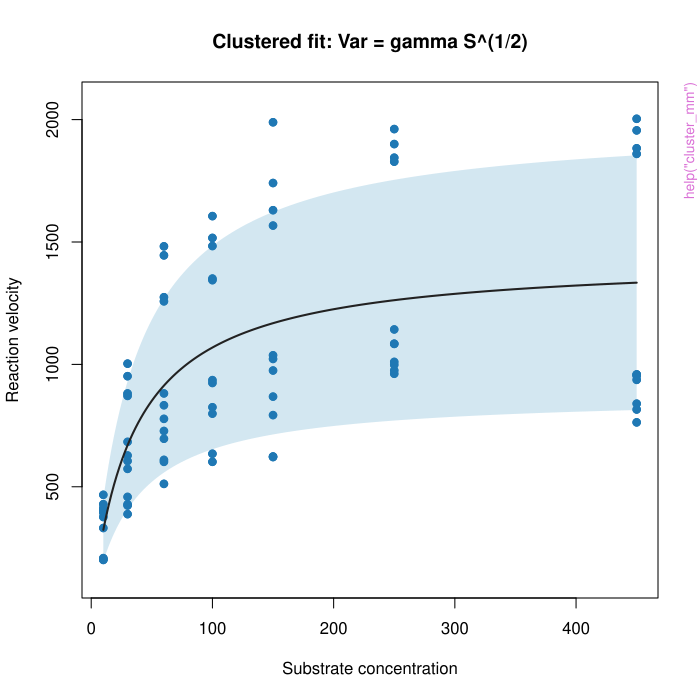

Write R code to recreate this figure.
pkgname <- "inferMM"
source(file.path(R.home("share"), "R", "examples-header.R"))
options(warn = 1)
base::assign(".ExTimings", "inferMM-Ex.timings", pos = 'CheckExEnv')
base::cat("name\tuser\tsystem\telapsed\n", file=base::get(".ExTimings", pos = 'CheckExEnv'))
base::assign(".format_ptime",
function(x) {
  if(!is.na(x[4L])) x[1L] <- x[1L] + x[4L]
  if(!is.na(x[5L])) x[2L] <- x[2L] + x[5L]
  options(OutDec = '.')
  format(x[1L:3L], digits = 7L)
},
pos = 'CheckExEnv')

### * </HEADER>
library('inferMM')

base::assign(".oldSearch", base::search(), pos = 'CheckExEnv')
base::assign(".old_wd", base::getwd(), pos = 'CheckExEnv')
cleanEx()
nameEx("alves_demo")
### * alves_demo

flush(stderr()); flush(stdout())

base::assign(".ptime", proc.time(), pos = "CheckExEnv")
### Name: alves_demo
### Title: Subset of the Alves Soil Enzyme Kinetics Data
### Aliases: alves_demo

### ** Examples

head(alves_demo)
table(alves_demo$enzyme)



base::assign(".dptime", (proc.time() - get(".ptime", pos = "CheckExEnv")), pos = "CheckExEnv")
base::cat("alves_demo", base::get(".format_ptime", pos = 'CheckExEnv')(get(".dptime", pos = "CheckExEnv")), "\n", file=base::get(".ExTimings", pos = 'CheckExEnv'), append=TRUE, sep="\t")
cleanEx()
nameEx("cluster_mm")
### * cluster_mm

flush(stderr()); flush(stdout())

base::assign(".ptime", proc.time(), pos = "CheckExEnv")
### Name: cluster_mm
### Title: Fit a Cluster-Aware Michaelis-Menten Model
### Aliases: cluster_mm coef.cluster_mm confint.cluster_mm plot.cluster_mm
###   predict.cluster_mm print.cluster_mm summary.cluster_mm
###   print.summary.cluster_mm vcov.cluster_mm

### ** Examples

cluster_fit <- cluster_mm(
  data = subset(alves_demo, enzyme == "BG"),
  s = "substrate_conc",
  v = "activity",
  cluster = "core",
  variance = "sqrt"
)

coef(cluster_fit)
summary(cluster_fit)
confint(cluster_fit)
head(
  predict(
    cluster_fit,
    newdata = seq(0, 700, length.out = 6),
    interval = "confidence"
  )
)

## No test: 
plot(cluster_fit, interval_type = "confidence")
report_mm(cluster_fit, interval_type = "confidence")
## End(No test)



base::assign(".dptime", (proc.time() - get(".ptime", pos = "CheckExEnv")), pos = "CheckExEnv")
base::cat("cluster_mm", base::get(".format_ptime", pos = 'CheckExEnv')(get(".dptime", pos = "CheckExEnv")), "\n", file=base::get(".ExTimings", pos = 'CheckExEnv'), append=TRUE, sep="\t")
cleanEx()
nameEx("fit_mm")
### * fit_mm

flush(stderr()); flush(stdout())

base::assign(".ptime", proc.time(), pos = "CheckExEnv")
### Name: fit_mm
### Title: Fit a Variance-Aware Michaelis-Menten Model
### Aliases: fit_mm coef.fit_mm confint.fit_mm plot.fit_mm predict.fit_mm
###   print.fit_mm summary.fit_mm print.summary.fit_mm vcov.fit_mm

### ** Examples

one_curve <- subset(sdl_demo, enzyme == "1111")

fit <- fit_mm(
  x = one_curve$s_uM,
  y = one_curve$v_uM_per_min,
  variance = "sqrt"
)

fit_power <- fit_mm(
  x = one_curve$s_uM,
  y = one_curve$v_uM_per_min,
  variance = "power",
  power = 0.4
)

fit_auto <- fit_mm(
  x = one_curve$s_uM,
  y = one_curve$v_uM_per_min,
  variance = "auto",
  power_selection = "quasi_aic"
)

coef(fit)
confint(fit)
set.seed(1)
confint(
  fit,
  method = "bootstrap",
  B = 99,
  bootstrap_ci = "studentized",
  wild_weights = "mammen"
)
head(predict(fit, newdata = seq(0, 80, length.out = 6), interval = "prediction"))

## No test: 
plot(fit)
report_mm(fit, interval_type = "confidence")
## End(No test)



base::assign(".dptime", (proc.time() - get(".ptime", pos = "CheckExEnv")), pos = "CheckExEnv")
base::cat("fit_mm", base::get(".format_ptime", pos = 'CheckExEnv')(get(".dptime", pos = "CheckExEnv")), "\n", file=base::get(".ExTimings", pos = 'CheckExEnv'), append=TRUE, sep="\t")
cleanEx()
nameEx("group_mm")
### * group_mm

flush(stderr()); flush(stdout())

base::assign(".ptime", proc.time(), pos = "CheckExEnv")
### Name: group_mm
### Title: Fit Multiple Michaelis-Menten Curves by Group
### Aliases: group_mm plot.group_mm print.group_mm

### ** Examples

grouped <- group_mm(
  data = sdl_demo,
  s = "s_uM",
  v = "v_uM_per_min",
  groups = "enzyme",
  variance_models = c("constant", "sqrt"),
  power_values = 0.4,
  include_auto = TRUE,
  quiet = TRUE
)

grouped
head(
  grouped$comparison$best_by_group[
    ,
    c("group_label", "model", "selected_model", "quasi_aic", "quasi_bic", "rmse")
  ]
)

plot(grouped, interval_type = "confidence")



base::assign(".dptime", (proc.time() - get(".ptime", pos = "CheckExEnv")), pos = "CheckExEnv")
base::cat("group_mm", base::get(".format_ptime", pos = 'CheckExEnv')(get(".dptime", pos = "CheckExEnv")), "\n", file=base::get(".ExTimings", pos = 'CheckExEnv'), append=TRUE, sep="\t")
cleanEx()
nameEx("report_mm")
### * report_mm

flush(stderr()); flush(stdout())

base::assign(".ptime", proc.time(), pos = "CheckExEnv")
### Name: report_mm
### Title: Print and Plot a Michaelis-Menten Fit
### Aliases: report_mm

### ** Examples

one_curve <- subset(sdl_demo, enzyme == "1111")
fit <- fit_mm(
  x = one_curve$s_uM,
  y = one_curve$v_uM_per_min,
  variance = "sqrt"
)

## No test: 
report_mm(fit, interval_type = "confidence")
set.seed(1)
report_mm(
  fit,
  method = "bootstrap",
  B = 99,
  bootstrap_ci = "studentized",
  wild_weights = "mammen",
  interval_type = "confidence"
)

cluster_fit <- cluster_mm(
  data = subset(alves_demo, enzyme == "BG"),
  s = "substrate_conc",
  v = "activity",
  cluster = "core",
  variance = "sqrt"
)
report_mm(cluster_fit, interval_type = "confidence")
## End(No test)



base::assign(".dptime", (proc.time() - get(".ptime", pos = "CheckExEnv")), pos = "CheckExEnv")
base::cat("report_mm", base::get(".format_ptime", pos = 'CheckExEnv')(get(".dptime", pos = "CheckExEnv")), "\n", file=base::get(".ExTimings", pos = 'CheckExEnv'), append=TRUE, sep="\t")
cleanEx()
nameEx("screen_mm")
### * screen_mm

flush(stderr()); flush(stdout())

base::assign(".ptime", proc.time(), pos = "CheckExEnv")
### Name: screen_mm
### Title: Screen Working Variance Models
### Aliases: screen_mm print.screen_mm

### ** Examples

one_curve <- subset(sdl_demo, enzyme == "1111")
screen <- screen_mm(
  x = one_curve$s_uM,
  y = one_curve$v_uM_per_min,
  power_values = c(0.4, 0.6),
  include_auto = TRUE,
  quiet = TRUE
)

screen$table[, c("model", "selected_model", "quasi_aic", "quasi_bic", "rmse")]



base::assign(".dptime", (proc.time() - get(".ptime", pos = "CheckExEnv")), pos = "CheckExEnv")
base::cat("screen_mm", base::get(".format_ptime", pos = 'CheckExEnv')(get(".dptime", pos = "CheckExEnv")), "\n", file=base::get(".ExTimings", pos = 'CheckExEnv'), append=TRUE, sep="\t")
cleanEx()
nameEx("sdl_demo")
### * sdl_demo

flush(stderr()); flush(stdout())

base::assign(".ptime", proc.time(), pos = "CheckExEnv")
### Name: sdl_demo
### Title: Self-Driving Laboratory Michaelis-Menten Demo Data
### Aliases: sdl_demo

### ** Examples

head(sdl_demo)
table(sdl_demo$enzyme)



base::assign(".dptime", (proc.time() - get(".ptime", pos = "CheckExEnv")), pos = "CheckExEnv")
base::cat("sdl_demo", base::get(".format_ptime", pos = 'CheckExEnv')(get(".dptime", pos = "CheckExEnv")), "\n", file=base::get(".ExTimings", pos = 'CheckExEnv'), append=TRUE, sep="\t")
cleanEx()
nameEx("simulate_mm_data")
### * simulate_mm_data

flush(stderr()); flush(stdout())

base::assign(".ptime", proc.time(), pos = "CheckExEnv")
### Name: simulate_mm_data
### Title: Simulate Michaelis-Menten Data
### Aliases: simulate_mm_data

### ** Examples

set.seed(1)
sim_dat <- simulate_mm_data(variance_shape = "hill", error = "skewed")
head(sim_dat)



base::assign(".dptime", (proc.time() - get(".ptime", pos = "CheckExEnv")), pos = "CheckExEnv")
base::cat("simulate_mm_data", base::get(".format_ptime", pos = 'CheckExEnv')(get(".dptime", pos = "CheckExEnv")), "\n", file=base::get(".ExTimings", pos = 'CheckExEnv'), append=TRUE, sep="\t")
cleanEx()
nameEx("variance_function")
### * variance_function

flush(stderr()); flush(stdout())

base::assign(".ptime", proc.time(), pos = "CheckExEnv")
### Name: variance_function
### Title: Create Working Variance Functions
### Aliases: variance_function

### ** Examples

h_log <- variance_function("log")
h_sqrt <- variance_function("sqrt")
h_log(c(0, 5, 10))
h_sqrt(c(0, 5, 10))



base::assign(".dptime", (proc.time() - get(".ptime", pos = "CheckExEnv")), pos = "CheckExEnv")
base::cat("variance_function", base::get(".format_ptime", pos = 'CheckExEnv')(get(".dptime", pos = "CheckExEnv")), "\n", file=base::get(".ExTimings", pos = 'CheckExEnv'), append=TRUE, sep="\t")
### * <FOOTER>
###
cleanEx()
options(digits = 7L)
base::cat("Time elapsed: ", proc.time() - base::get("ptime", pos = 'CheckExEnv'),"\n")
grDevices::dev.off()
###
### Local variables: ***
### mode: outline-minor ***
### outline-regexp: "\\(> \\)?### [*]+" ***
### End: ***
quit('no')
